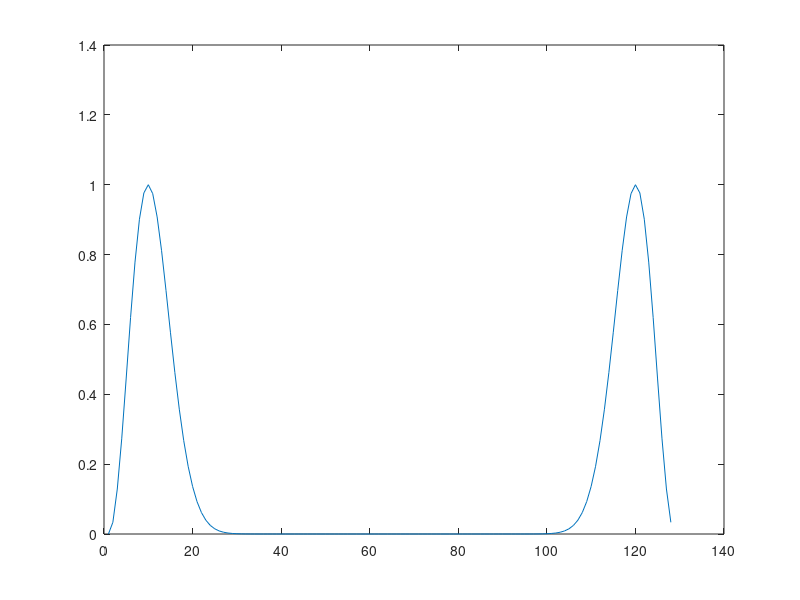
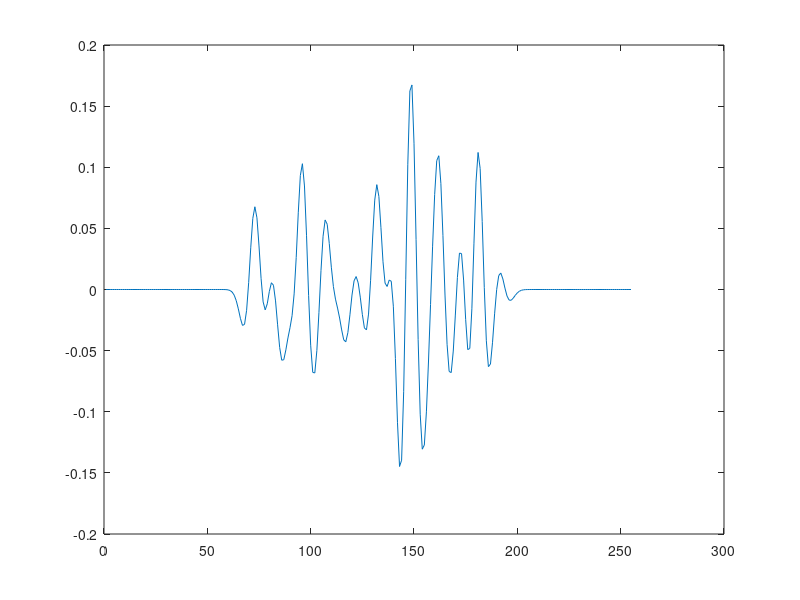

Here is the MATLAB script that generated these plots, in order:

clear
close all
clc

load convolution_data

pl = length(pulse);           % get the length of wavelet
rl = length(reflectivity);    % get the length of reflectivity

c = conv(reflectivity,pulse);

d1 = dftmtx(pl);
d2 = dftmtx(rl);

figure;
p_freq = d1*pulse;
plot(abs(d1*pulse));

figure;
plot(c);


% From the assignment powerpoint, we can find the following principal:
% c(0) = f(1)*g(1);
% c(1) = f(1)*g(2) + f(2)*g(1);
% c(2) = f(1)*g(3) + f(2)*g(2) + f(3)*g(1);
% .....
% c(n) = f(1)*g(n+1) + f(2)*g(n) +...+ f(n+1)*g(1);
% .....
% c(m+n-2) = f(m)*g(n);
